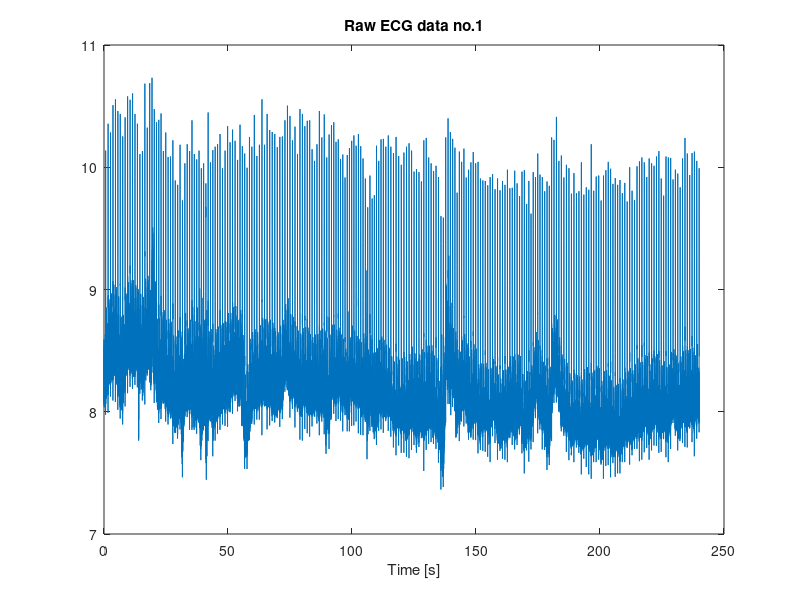

The MATLAB source for this figure: (Note: this script raises an error after producing the figure.)
%%%%%%%%%%%%%%%%%%%% DANE WEJSCIOWE %%%%%%%%%%%%%%%%%%
clear
close all

fir_length        = 50; % dlugosc filtru 
% raw_ecg_mat       = load("raw_signal_person1.mat")'; % zaszumiony sygnal EKG -> wejscie
% raw_ecg{1}        = raw_ecg_mat.raw_ecg;
% raw_ecg_mat       = load("raw_signal_person3.mat")'; % zaszumiony sygnal EKG -> wejscie
% raw_ecg{2}        = raw_ecg_mat.raw_ecg;
% raw_ecg_mat       = load("raw_signal_person9.mat")'; % zaszumiony sygnal EKG -> wejscie
% raw_ecg{3}        = raw_ecg_mat.raw_ecg;
raw_ecg_mat       = load("raw_signal_fantasia_signal_1.mat")'; % zaszumiony sygnal EKG -> wejscie
raw_ecg{1}        = raw_ecg_mat.x;

Fs                = 250; %czestotliwoosc probkowania sygnalu
window            = 5; %wielkość okna filtru medianowego

for m = 1:length(raw_ecg)
    
    t             = linspace(0,length(raw_ecg{m})/Fs,length(raw_ecg{m})); %podstawa czasu
    
    figure()
    plot(t, raw_ecg{m}); %wykres surowego sygnału EKG
    title(sprintf('Raw ECG data no.%u',m))
    xlabel('Time [s]');
    
    amplitude_array = [0.1 2 4 10]; %amplituda szumu
    n_array         = [5e-2 5e-3 1e-3 1e-4]; %wspolczynnik szybkosci uczenia
    noise_freq      = 60; %czestotliwosc szumu
    % Wektory sluzace do testow metody
    % Bedziemy testowac metode dla roznych amplitud oraz wspolczynnikow
    % szybkosci uczenia

    figure()
    for j =1:length(amplitude_array)

        for k=1:length(n_array)

            % Inizjalizacja wektorow
            coefficients_sin  = ones(1,fir_length,"double");
            ref_sin           = ones(1,fir_length,"double");
            coefficients_cos  = ones(1,fir_length,"double");
            ref_cos           = ones(1,fir_length,"double");

            filtered_ecg      = zeros(1,length(raw_ecg{m}), "double"); %odszumiony sygnal EKG

            %%%%%%%%%%%%%%%%%%%%%%%%%%%%%%%%%%%%%%%%%%%%%%%%%%%%%

            % Wykonaj obliczenia
            offset_sin = 0;
            offset_cos = 0;

            for i=1:length(raw_ecg{m})
                % Generacja referencyjnego sygnalu szumu
                ref_noise = amplitude_array(j)*sin(2*pi/20*(i-1));
                ref_noise1 = amplitude_array(j)*cos(2*pi/20*(i-1));

                % Filtr FIR
                [filtered_sample,offset,ref_sin] = zomb_filter(double(ref_noise), ...
                    offset_sin, ...
                    ref_sin,coefficients_sin, ...
                    fir_length);

                [filtered_sample1,offset_cos,ref_cos] = zomb_filter(double(ref_noise1), ...
                    offset_cos, ...
                    ref_cos, ...
                    coefficients_cos, ...
                    fir_length);
                % Sygnal referencyjny r(n) = w1(n)*x1(n) + w2(n)*x2(n)
                fir = filtered_sample1 + filtered_sample;
                output_signal = raw_ecg{m}(i) - fir;

                % Filtr adaptacyjny LMS
                coefficients_sin = zomb_lms(output_signal, ...
                    offset_sin, ...
                    ref_sin, ...
                    coefficients_sin, ...
                    fir_length, ...
                    n_array(k));
                coefficients_cos = zomb_lms(output_signal, ...
                    offset_cos, ...
                    ref_cos, ...
                    coefficients_cos, ...
                    fir_length, ...
                    n_array(k));
                % Odfiltrowany sygnal EKG
                filtered_ecg(i) = output_signal;

            end

            % Filtr medianowy 
            median_filter_output = zomb_median(filtered_ecg,window);

%             figure()
%             plot(t, median_filter_output)
%             title(sprintf('Filtered ECG data n = %0.1e, A = %u',n_array(k),amplitude_array(j)));
            % Wizualizacja danych
            subplot(4,4,k+((j-1)*4))
            plot(t, median_filter_output);
            title(sprintf('Filtered ECG data n = %0.1e, A = %u',n_array(k),amplitude_array(j)));
            xlabel('Time [s]');

        end
    end
end
  
  
  
